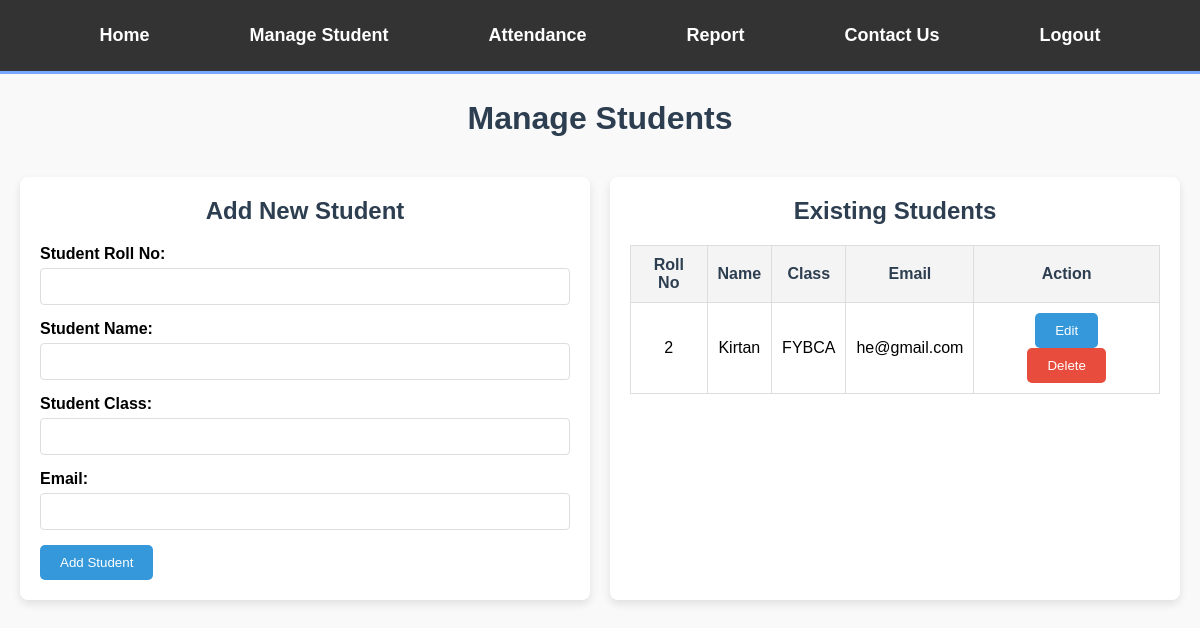
Page /manage_student.php (signed in) on the committed database.
### tables this page shows
CREATE TABLE `students` (
  `id` int(11) NOT NULL,
  `stu_rno` varchar(50) NOT NULL,
  `stu_name` varchar(100) NOT NULL,
  `class` varchar(50) NOT NULL,
  `email` varchar(100) NOT NULL,
  `fact_email` varchar(50) NOT NULL
);

### manage_student.php (the view, shortened to what this page needs)
<?php
$conn = mysqli_connect("localhost", "root", "", "attendance_db");
$teacher_email = $_SESSION['email'];
$sql = "SELECT * FROM students WHERE fact_email = '$teacher_email'";
$result = mysqli_query($conn, $sql);
?>
<html>
<head>
</head>
<body>
     <header>
          <div class="navbar">
               <a href="Navbar.php">Home</a>
               <a href="manage_student.php">Manage Student</a>
               <a href="attendance.php">Attendance</a>
               <a href="report.php">Report</a>
               <a href="contact_us.php">Contact Us</a>
               <a href="Login.php">Logout</a>
          </div>
     </header>
     <h1>Manage Students</h1>
     <div class="main-content">
          <div class="form-section">
               <h2>Add New Student</h2>
               <form method="POST">
                    <div class="form-group">
                         <label for="Student-rollno">Student Roll No:</label>
                         <input type="text" id="Student-rollno" name="rno" required>
                    </div>
                    <div class="form-group">
                         <label for="Student-name">Student Name:</label>
                         <input type="text" id="Student-name" name="name" required>
                    </div>
                    <div class="form-group">
                         <label for="Student-class">Student Class:</label>
                         <input type="text" id="Student-class" name="class" required>
                    </div>
                    <div class="form-group">
                         <label for="Student-email">Email:</label>
                         <input type="email" id="Student-email" name="email" required>
                    </div>
                    <button type="submit" class="button">Add Student</button>
               </form>
          </div>
          <div class="table-section">
               <h2>Existing Students</h2>
               <table>
                    <tr>
                        <th>Roll No</th>
                        <th>Name</th>
                        <th>Class</th>
                        <th>Email</th>
                        <th>Action</th>
                    </tr>
                    <?php while ($row = mysqli_fetch_array($result)) { ?>
                    <tr>
                        <td><?php echo $row['stu_rno']; ?></td>
                        <td><?php echo $row['stu_name']; ?></td>
                        <td><?php echo $row['class']; ?></td>
                        <td><?php echo isset($row['email']) ? $row['email'] : 'N/A'; ?></td>
                        <td class="actions">
                            <form action="update_std.php" method="POST" style="display:inline;">
                                <button type="submit" class="button">Edit</button>
                            </form>
                            <form action="delete_std.php" method="POST" style="display:inline;">
                                <button type="submit" class="button" style="background-color: #e74c3c;">Delete</button>
                            </form>
                        </td>
                    </tr>
                    <?php } ?>
               </table>
          </div>
     </div>
</body>
</html>

### manage_student.php (style rules this page uses)
* { padding: 0; margin: 0; box-sizing: border-box; }
body { font-family: Arial, sans-serif; background-color: #f9f9f9; }
header { background: #333; color: #fff; padding: 15px 0; width: 100%; border-bottom: 3px solid #77a7ff; position: fixed; top: 0; left: 0; z-index: 1000; }
.navbar { display: flex; justify-content: center; align-items: center; gap: 70px; font-size: 18px; font-weight: bold; }
.navbar a { color: #fff; text-decoration: none; padding: 10px 15px; transition: color 0.3s ease-in-out; }
h1 { text-align: center; color: #2c3e50; margin-top: 100px; margin-bottom: 20px; }
.main-content { display: flex; justify-content: space-between; gap: 20px; padding: 20px; }
.form-section, .table-section { flex: 1; padding: 20px; background: #ffffff; border-radius: 8px; box-shadow: 0 4px 8px rgba(0, 0, 0, 0.1); }
h2 { text-align: center; color: #2c3e50; margin-bottom: 20px; }
form, table { width: 100%; }
table { border-collapse: collapse; margin-top: 20px; }
table, th, td { border: 1px solid #ddd; }
th, td { padding: 10px; text-align: center; }
th { background-color: #f4f4f4; color: #2c3e50; }
.form-group { margin: 15px 0; }
.form-group label { display: block; margin-bottom: 5px; font-weight: bold; }
.form-group input, .form-group select { width: 100%; padding: 10px; border: 1px solid #ddd; border-radius: 4px; }
.button { display: inline-block; padding: 10px 20px; background-color: #3498db; color: white; text-decoration: none; border: none; border-radius: 5px; cursor: pointer; }
.actions button { margin: 0 5px; }

### rows in the picture
students: stu_rno "2", stu_name "Kirtan", class "FYBCA", email "he@gmail.com"
